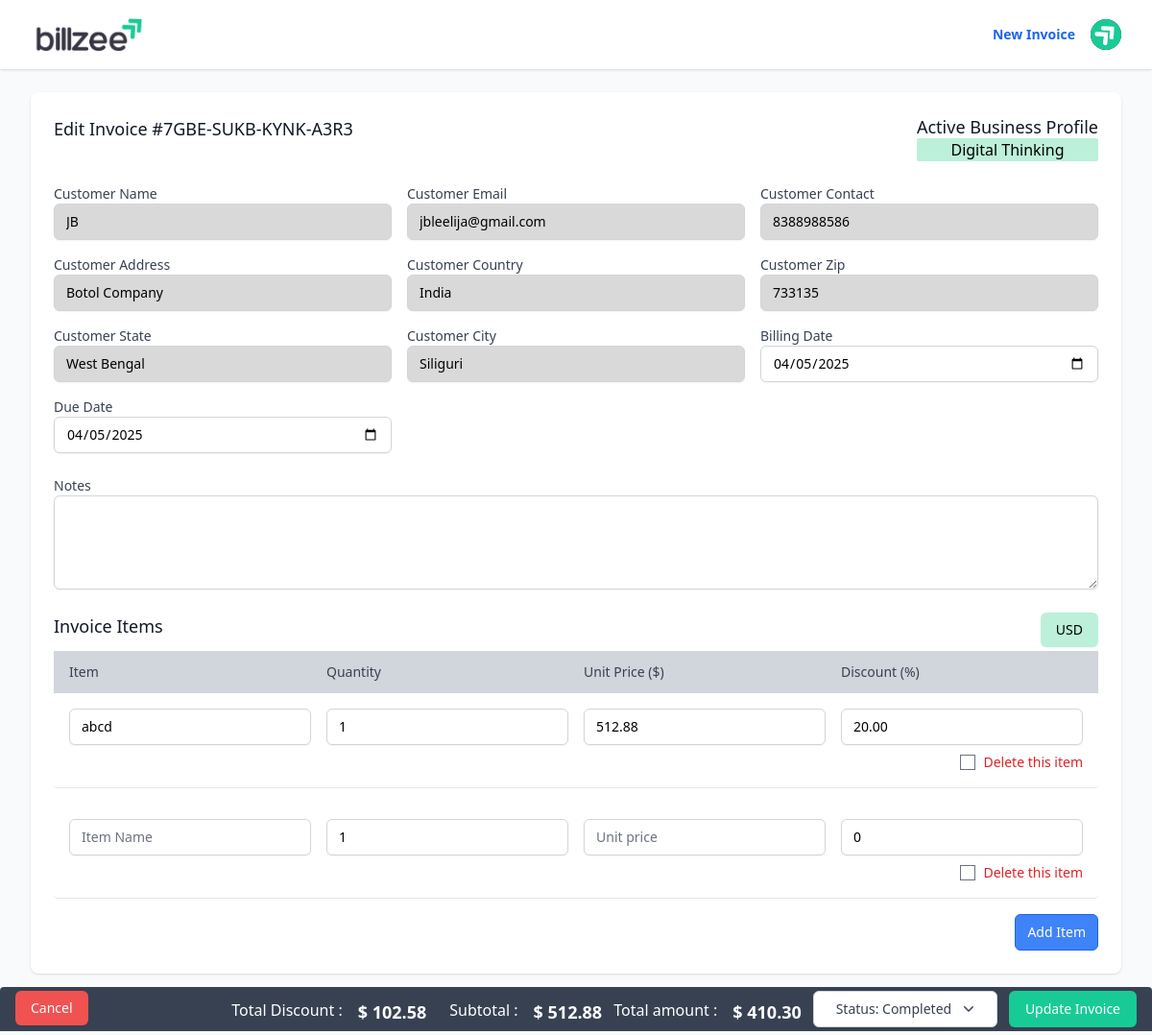
/invoices/41/edit/ (signed in), run on the app's committed database.
### users/models.py (models this page shows, shortened)
class Profile(models.Model):
    user = models.ForeignKey(CustomUser, on_delete=models.CASCADE, related_name='profiles')
    is_active = models.BooleanField(default=False)
    company_name = models.CharField(max_length=100)
    company_email = models.EmailField()
    password = models.CharField(max_length=128, default='')
    phone_number = models.CharField(max_length=20)
    address = models.TextField()
    city = models.CharField(max_length=100, blank=True)
    state = models.CharField(max_length=100, blank=True)
    country = models.CharField(max_length=100)
    pin_or_zip = models.CharField(max_length=7, blank=True)
    gst_id = models.CharField(max_length=20, blank=True)
    created_at = models.DateTimeField(auto_now_add=True)
    updated_at = models.DateTimeField(auto_now=True)
    class Meta:
        constraints = [
            models.UniqueConstraint(
                fields=['user', 'is_active'],
                condition=models.Q(is_active=True),
                name='unique_active_profile'
            )
        ]

### invoices/models.py (models this page shows, shortened)
class Invoice(models.Model):
    STATUS_CHOICES = [
        ('pending', 'Pending'),
        ('completed', 'Completed'),
        ('canceled', 'Canceled'),
    ]
    CURRENCY_CHOICES = [
        ('USD', 'USD'),
        ('INR', 'INR'),
        ('EUR', 'EUR'),
        ('GBP', 'GBP'),
        ('JPY', 'JPY'),
        ('AUD', 'AUD'),
        ('CAD', 'CAD'),
    ]
    invoice_id = models.CharField(max_length=19, editable=False, unique=True)
    user = models.ForeignKey(settings.AUTH_USER_MODEL, on_delete=models.CASCADE)
    profile = models.ForeignKey(Profile, on_delete=models.PROTECT, related_name='invoices', null=True, blank=True)
    customer_name = models.CharField(max_length=100)
    customer_email = models.EmailField()
    customer_contact = models.CharField(max_length=10, help_text="Numeric contact number (max 10 digits)", default="0000000000")
    customer_address = models.CharField(max_length=200, default="")
    customer_country = models.CharField(max_length=50, blank=True)
    customer_zip = models.CharField(max_length=7, blank=True, help_text="Postal/Zip code")
    customer_state = models.CharField(max_length=50, blank=True)
    customer_city = models.CharField(max_length=50, blank=True)
    billing_date = models.DateField(default=timezone.now)
    due_date = models.DateField()
    status = models.CharField(max_length=20, choices=STATUS_CHOICES, default='pending')
    notes = models.TextField(blank=True)
    created_at = models.DateTimeField(auto_now_add=True)
    updated_at = models.DateTimeField(auto_now=True)
    currency = models.CharField(max_length=3, choices=CURRENCY_CHOICES, default='USD')
    subtotal_amount = models.DecimalField(max_digits=10, decimal_places=2, default=0)
    gst_rate = models.DecimalField(max_digits=5, decimal_places=2, default=0)
    total_amount = models.DecimalField(max_digits=10, decimal_places=2, default=0)
    is_sent = models.BooleanField(default=False, help_text='Indicates if the invoice has been sent to the customer')

### invoices/views.py (the view)
# urls.py: path('<int:pk>/edit/', views.invoice_update, name='edit'),
@login_required
def invoice_update(request, pk):
    invoice = get_object_or_404(Invoice, pk=pk, profile__user=request.user)
    profiles = Profile.objects.filter(user=request.user)
    if request.method == 'POST':
        form = InvoiceForm(request.POST, instance=invoice)
        formset = InvoiceItemFormSet(request.POST, queryset=InvoiceItem.objects.filter(invoice=invoice))
        if form.is_valid() and formset.is_valid():
            form.save()
            instances = formset.save(commit=False)
            for obj in formset.deleted_objects:
                obj.delete()
            for instance in instances:
                instance.invoice = invoice
                instance.save()
            messages.success(request, 'Invoice updated successfully.')
            return redirect('invoices:detail', pk=pk)
    else:
        form = InvoiceForm(instance=invoice)
        formset = InvoiceItemFormSet(queryset=InvoiceItem.objects.filter(invoice=invoice))
    return render(request, 'invoices/invoice_form.html', {
        'form': form,
        'formset': formset,
        'invoice': invoice,
        'title': f'Edit Invoice #{invoice.invoice_id}',
        'active_profile': invoice.profile,
        'profiles': profiles,
    })

### templates/invoices/invoice_form.html (shortened to what this page needs)
{% extends 'base.html' %}
{% block content %}
<div class="bg-white shadow sm:rounded-lg mb-10">
    <div class="px-4 py-5 sm:p-6">
        <div class="flex justify-between">
        <h2 class="text-lg font-medium text-gray-900">{{ title }}</h2>
        <div class="">
            <h3 class="text-lg leading-6 font-medium text-gray-900">Active Business Profile</h3>
            <div class="flex justify-between gap-x-2">
            <span class="bg-green-200 {% if invoice.id %}w-12/12{% else %}w-8/12{% endif %} text-center rounded-sm align-middle px-1 ">{{ active_profile.company_name }}</span>
            </div>
        </div>
        </div>
        <form id="invoice-form" method="post" class="mt-2 space-y-6">
            <div class="grid grid-cols-3 gap-4 sm:grid-cols-1 sm:gap-1">
                <div>
                    <label for="{{ form.customer_name.id_for_label }}" class="block text-sm font-medium text-gray-700">
                        Customer Name
                    </label>
                    {{ form.customer_name }}
                </div>
                <div>
                    <label for="{{ form.customer_email.id_for_label }}" class="block text-sm font-medium text-gray-700">
                        Customer Email
                    </label>
                    {{ form.customer_email }}
                </div>
                <div>
                    <label for="{{ form.customer_contact.id_for_label }}" class="block text-sm font-medium text-gray-700">
                        Customer Contact
                    </label>
                    {{ form.customer_contact }}
                </div>
                <div>
                    <label for="{{ form.customer_address.id_for_label }}" class="block text-sm font-medium text-gray-700">
                        Customer Address
                    </label>
                    {{ form.customer_address }}
                </div>
                <div>
                    <label for="{{ form.customer_country.id_for_label }}" class="block text-sm font-medium text-gray-700">
                        Customer Country
                    </label>
                    {{ form.customer_country }}
                </div>
                <div>
                    <label for="{{ form.customer_zip.id_for_label }}" class="block text-sm font-medium text-gray-700">
                        Customer Zip
                    </label>
                    {{ form.customer_zip }}
                </div>
                <div>
                    <label for="{{ form.customer_state.id_for_label }}" class="block text-sm font-medium text-gray-700">
                        Customer State
                    </label>
                    {{ form.customer_state }}
                </div>
                <div>
                    <label for="{{ form.customer_city.id_for_label }}" class="block text-sm font-medium text-gray-700">
                        Customer City
                    </label>
                    {{ form.customer_city }}
                </div>
                <div>
                    <label for="{{ form.billing_date.id_for_label }}" class="block text-sm font-medium text-gray-700">
                        Billing Date
                    </label>
                    {{ form.billing_date }}
                </div>
                <div>
                    <label for="{{ form.due_date.id_for_label }}" class="block text-sm font-medium text-gray-700">
                        Due Date
                    </label>
                    {{ form.due_date }}
                </div>
            </div>
            <div>
                <label for="{{ form.notes.id_for_label }}" class="block text-sm font-medium text-gray-700">
                    Notes
                </label>
                {{ form.notes }}
            </div>
            <div class="mt-8">
                <div class="flex justify-between">
                    <div>
                        <h3 class="text-lg font-medium text-gray-900">Invoice Items</h3>
                    </div>
                    <div class="flex justify-end gap-x-4">
                        <div class="relative inline-block text-left">
                            <button id="dropdownButton" type="button"
                                class="inline-flex justify-center w-full rounded-md bg-green-200 shadow-sm px-4 py-2 text-sm font-medium hover:border-green-500 focus:outline-none"
                                aria-expanded="true" aria-haspopup="true" title="Change currency">
                            </button>
                        </div>
                    </div>
                </div>
                <div class="grid grid-cols-4 gap-y-6 gap-x-3 sm:grid-cols-4 mt-1 bg-gray-300 p-3 pl-4 ">
                    <div>
                        <label class="block text-sm font-medium text-gray-700">Item</label>
                    </div>
                    <div>
                        <label class="block text-sm font-medium text-gray-700">Quantity</label>
                    </div>
                    <div>
                        <label class="block text-sm font-medium text-gray-700">Unit Price (<span
                                id="currency-symbol">$</span>)</label>
                    </div>
                    <div>
                        <label class="block text-sm font-medium text-gray-700">Discount (<span
                           >%</span>)</label>
                    </div>
                </div>
                <div id="invoice-items">
                    {% if formset.forms %}
                    {% for form in formset %}
                    <div class="invoice-item border-b rounded p-4 mb-4">
                        <div class="grid grid-cols-4 gap-y-6 gap-x-4 sm:grid-cols-4">
                            <div>
                                {{ form.item }}
                            </div>
                            <div>
                                {{ form.quantity }}
                            </div>
                            <div>
                                {{ form.unit_price }}
                            </div>
                            <div>
                                {{ form.discount }}
                            </div>
                        </div>
                        <div class="mt-2 flex justify-end">
                            <label class="inline-flex items-center">
                                {{ form.DELETE }}
                                <span class="ml-2 text-sm text-red-600">Delete this item</span>
                            </label>
                        </div>
                    </div>
                    {% endfor %}
                    {% endif %}
                </div>
                <div class="flex justify-end">
                    <button type="button" id="add-item"
                        class="flex items-center px-3 py-2 border border-blue-600 shadow-sm text-sm font-medium rounded-md text-white bg-blue-500  hover:bg-white hover:text-blue-600">
                        Add Item
                    </button>
                </div>
            </div>
            <div class="w-screen flex justify-between max-w-7xl mx-auto fixed bottom-1 bg-gray-700 p-1 right-0 left-0 lg:pl-4 lg:pr-4 rounded-t">
                <div>
                    <a href="{% url 'invoices:dashboard' %}"
                        class="inline-flex items-center px-4 py-2 border-none shadow-sm text-sm font-medium rounded-md text-white bg-red-500 hover:bg-red-700">
                        Cancel
                    </a>
                </div>
                <div class="flex justify-end align-baseline space-x-3 relative">
                    <div class="flex gap-x-4 text-white align-middle mt-2">
                        <p>Total Discount : </p>
                        <p class="text-lg font-bold" id="total_dic"></p>
                    </div>
                    <div id="subtotalDiv" class="flex gap-x-4 text-white align-middle mt-2">
                        <p>Subtotal : </p>
                        <p class="text-lg font-bold" id="subtotal-amount"></p>
                    </div>
                    <div class="flex gap-x-4 text-white align-middle mt-2">
                        <p>Total amount : </p>
                        <p class="text-lg font-bold" id="total-amount"></p>
                    </div>
                    <div class="relative inline-block text-left">
                        <button id="dropdownStatus" type="button"
                            class="inline-flex justify-center w-48 rounded-md border border-gray-300 shadow-sm px-4 py-2 bg-white text-sm font-medium text-gray-700 hover:bg-gray-50 focus:outline-none"
                            aria-expanded="true" aria-haspopup="true">
                            {% if invoice %}Status: {{ invoice.status|title }}{% else %}Select Status{% endif %}
                            <svg class="-mr-1 ml-2 h-5 w-5" xmlns="http://www.w3.org/2000/svg" viewBox="0 0 20 20"
                                fill="currentColor" aria-hidden="true">
                                <path fill-rule="evenodd"
                                    d="M5.23 7.21a.75.75 0 011.06.02L10 10.939l3.71-3.71a.75.75 0 111.06 1.06l-4.24 4.24a.75.75 0 01-1.06 0L5.21 8.29a.75.75 0 01.02-1.08z"
                                    clip-rule="evenodd" />
                            </svg>
                        </button>
                    </div>
                    <button type="submit"
                        class="inline-flex items-center px-4 py-2 border border-transparent shadow-sm text-sm font-medium rounded-md text-white bg-primary hover:bg-blue-700">
                        {% if invoice.id %}
                            Update Invoice
                        {% else %}
                            Save Invoice
                        {% endif %}
                    </button>
                </div>
            </div>
        </form>
    </div>
</div>
{% endblock %}

### data on the page
Profile: company_name "Digital Thinking"
Invoice: customer_name "JB", customer_email "jbleelija@gmail.com", customer_contact "8388988586", customer_address "Botol Company", customer_country "India", customer_zip "733135", customer_state "West Bengal", customer_city "Siliguri", billing_date "04/05/2025", due_date "04/05/2025", status "Completed"

### other printed values
{{ title }} "Edit Invoice #7GBE-SUKB-KYNK-A3R3"
